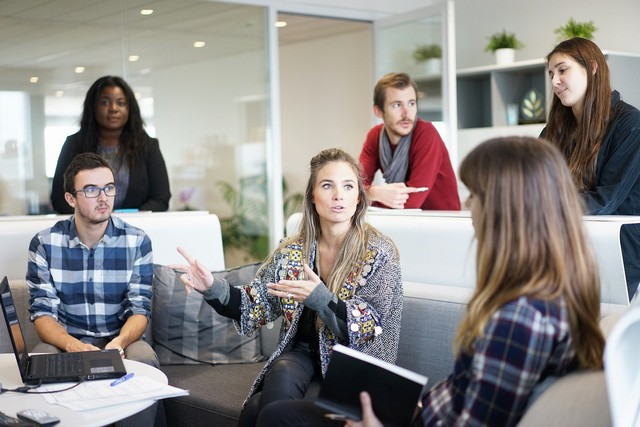
#> input picture input.jpg, 640 x 427 px, given in place of the camera
$ python face4.py
#> lines starting #> are read from the running program, lines starting #| are printed output that depends on the picture
import cv2

capture = cv2.VideoCapture(0)
before = None

# エリアの最大値と最小値は任意の値に変更して
MAX_AREA_LIMIT = 50000
MIN_AREA_LIMIT = 1000

while capture.isOpened():
    #  OpenCVでWebカメラの画像を取り込む
    ret, frame = capture.read()
#> frame is the input picture: shape (427, 640, 3); mean B, G, R 135.1, 137.2, 140.9
    # frameのサイズを変更
    # スクリーンショットを撮りたい関係で1/4サイズに縮小
    frame = cv2.resize(frame, (int(frame.shape[1]/2), int(frame.shape[0]/2)))
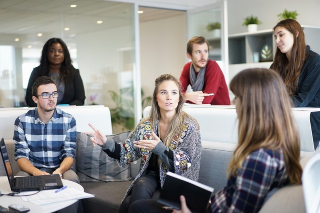
#> frame: shape (213, 320, 3); mean B, G, R 135, 137.1, 140.8

    # 加工なし画像を表示する
    cv2.imshow('frame', frame)

    # 取り込んだフレームに対して差分をとって動いているところが明るい画像を作る
    gray = cv2.cvtColor(frame, cv2.COLOR_BGR2GRAY)
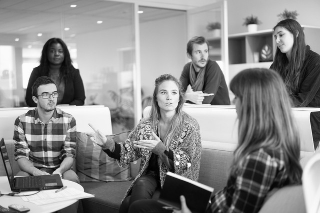
#> gray: shape (213, 320); min 0, max 254, mean 138
    gray = cv2.bitwise_not(gray, gray)
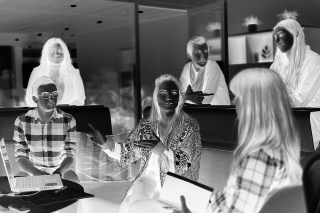
#> gray: shape (213, 320); min 1, max 255, mean 117
    if before is None:
        before = gray.copy().astype('float')
        continue

    # 現フレームと前フレームの加重平均を使うと良いらしい
    cv2.accumulateWeighted(gray, before, 0.2)
    mdframe = cv2.absdiff(gray, cv2.convertScaleAbs(before))
    # 動いているところが明るい画像を表示する
    cv2.imshow('MotionDetected Frame', mdframe)

    # 動いているエリアの面積を計算してちょうどいい検出結果を抽出する

    # 閾値を指定して2値化する
    _, thresh = cv2.threshold(mdframe, 3, 255, cv2.THRESH_BINARY)

    # 輪郭データに変換しくれるfindContours
    contours, hierarchy = cv2.findContours(thresh.copy(), cv2.RETR_EXTERNAL, cv2.CHAIN_APPROX_SIMPLE)
    max_area = 0
    target = contours[0]

    for cnt in contours:
         #輪郭の面積を求めてくれるcontourArea
        area = cv2.contourArea(cnt)

        if max_area < area and area < MAX_AREA_LIMIT and area > MIN_AREA_LIMIT:
            max_area = area;
            target = cnt

    # 動いているエリアのうちそこそこの大きさのものがあればそれを矩形で表示する
    if max_area <= MIN_AREA_LIMIT:
        areaframe = frame
        # 動体検知できていないことを表示しているだけ
        cv2.putText(areaframe, 'Not Detected', (0,50), cv2.FONT_HERSHEY_PLAIN, 3, (0, 255,0), 3, cv2.LINE_AA)
    else:
        # 矩形検出
        x, y, width, height = cv2.boundingRect(target)
        areaframe = cv2.rectangle(frame, (x, y),(x + width, y + height), (0,255,0), 2)

    cv2.imshow('MotionDetected Area Frame', areaframe)

    # q が押されたら終了させる、ラズパイだと何で終了させたらいいのかは自分で調べて
    if cv2.waitKey(1) & 0xFF == ord('q'):
        break;

# キャプチャをリリースして、ウィンドウをすべて閉じる
capture.release()
cv2.destroyAllWindows()
